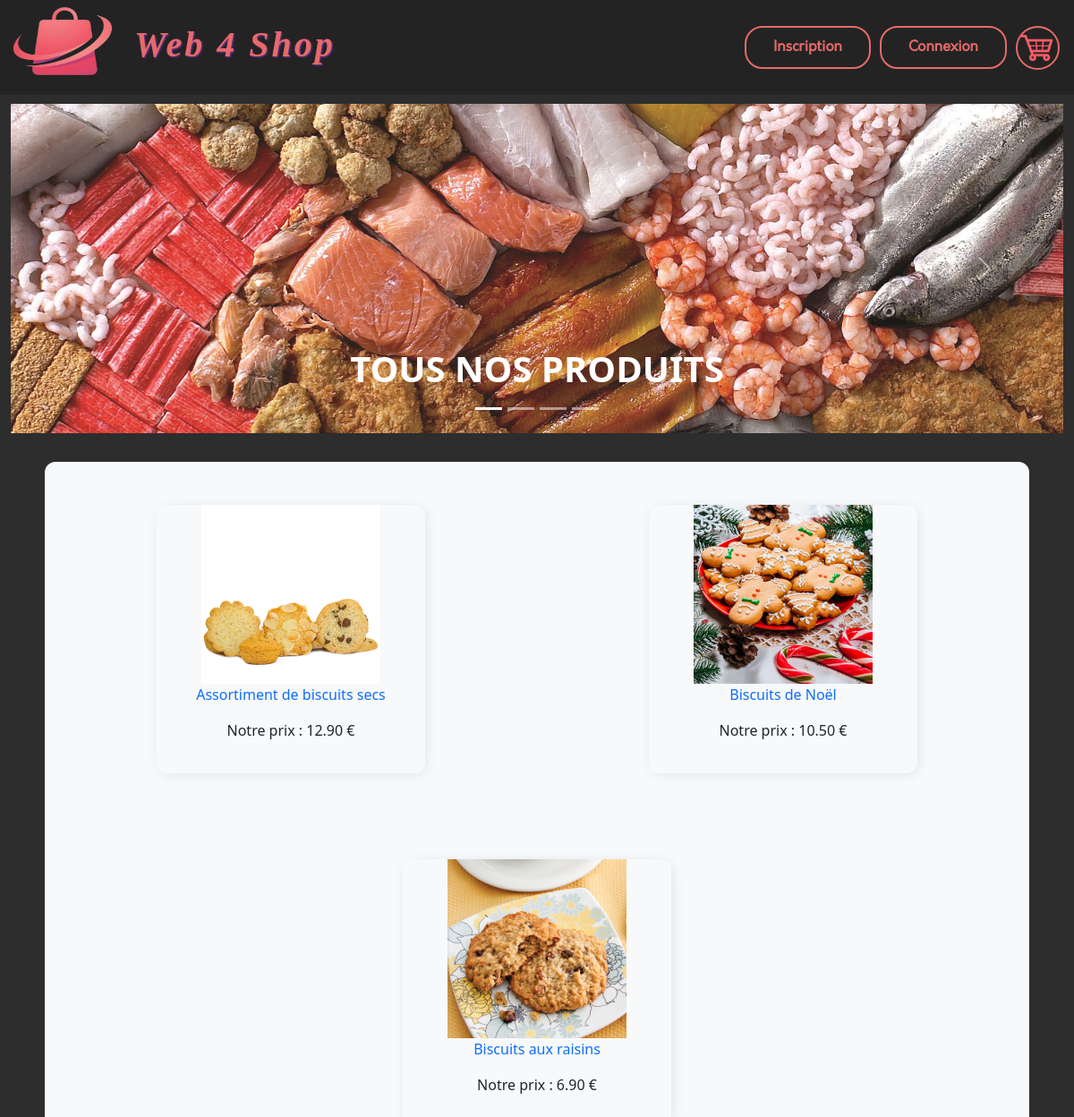
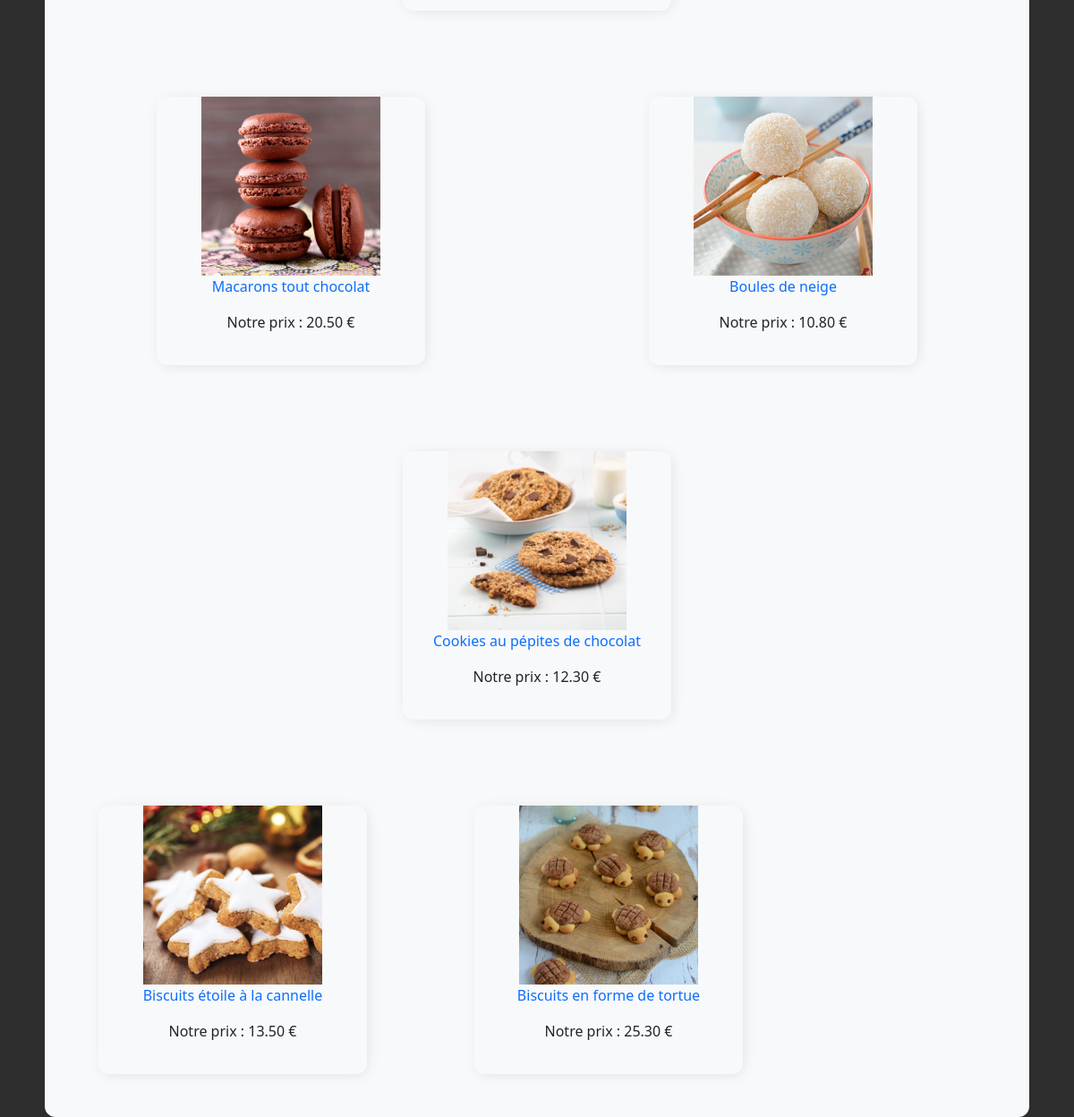
/index.php?action=categorie&idCat=2, run on the app's committed database (2 pictures, top to bottom).
### tables this page shows
CREATE TABLE `products` (
  `id` int(11) NOT NULL,
  `cat_id` tinyint(4) NOT NULL,
  `name` varchar(150) NOT NULL,
  `description` text NOT NULL,
  `image` varchar(30) NOT NULL,
  `price` decimal(5,2) NOT NULL,
  `quantity` int(3) NOT NULL
);

### Controleur/controleurCategorie.php (called while the page is built, shortened)
<?php
require_once 'Modele/produit.php';
require_once 'Modele/categorie.php';
class ControleurCategorie {
    private $produits;
    private $categories;
    private $nom;
    public function __construct(){
        $this->produits = new Produit();
        $this->categories = new Categorie();
        $this->nom = new Categorie();
    }
    public function categorie($idCat){
        $produits = $this->produits->getProdCat($idCat);
        $categories = $this->categories->getCategories();
        $nom = $this->nom->getNameCategorie($idCat);
        $vue = new Vue("Categorie");
        $vue->generer(array('produits' => $produits,'categories' => $categories,'nom' => $nom));
    }
}

### index.php (called while the page is built, shortened)
<?php
$routeur = new Routeur();
$routeur->routerRequete();

### Modele/categorie.php (called while the page is built, shortened)
<?php
require_once 'Modele/Modele.php';
class Categorie extends Modele{
    public function getCategories(){
        $sql = 'SELECT * FROM categories';
        $categories = $this->executerRequete($sql);
        return $categories->fetchAll();
    }
}

### Modele/modele.php (called while the page is built, shortened)
<?php abstract class Modele {
    private $bdd;
    protected function executerRequete($sql, $params = null){
        if($params == null){
            $resultat = $this->getBDD()->query($sql);
        }
        else{
            $resultat = $this->getBDD()->prepare($sql);
            $resultat->execute($params);
        }
        return $resultat;
    }
    private function getBDD(){
        if($this->bdd == null){
            $this->bdd=new PDO('mysql:host=localhost;dbname=web4shop;charset=utf8','root','');
        }
        return $this->bdd;
    }
}

### Modele/produit.php (called while the page is built, shortened)
<?php
require_once 'Modele/Modele.php';
class Produit extends Modele{
    public function getProdCat($idCat){
        $sql = 'SELECT P.* FROM products P JOIN categories C ON P.cat_id=C.id WHERE C.id=?';
        $produits = $this->executerRequete($sql,array($idCat));
        if($produits->RowCount()>=1){
            return $produits->fetchAll();
        }
        else{
            throw new Exception("Aucune catégorie ne correspond à l'identifiant'$idCat'");
        }
    }
}

### Vue/vueCategorie.php (the view, shortened to what this page needs)
<div class="row align-items-center">
  <div class="col align-items-center mt-3 mb-3">
    <div id="ourCarousel" class="carousel slide" data-bs-ride="carousel">
      <div class="carousel-indicators">
        <button type="button" data-bs-target="#ourCarousel" data-bs-slide-to="0" class="active" aria-current="true"></button>
        <?php for($i = 1; $i < count($categories); $i++): ?>
          <button type="button" data-bs-target="#ourCarousel" data-bs-slide-to="<?=$i?>"></button>
        <?php endfor; ?>
        <button type="button" data-bs-target="#ourCarousel" data-bs-slide-to="3"></button>
      </div>
      <div class="carousel-inner">
        <div class="carousel-item active">
          <a href="index.php"><img src="Contenu/Images/tous_produits.jpg" style="width:100%;">
          <div class="carousel-caption d-none d-md-block">
            <h1 class="text-uppercase text-center fw-bold">TOUS NOS PRODUITS</h1>
          </div>
          </a>
        </div>
      </div>
      <button class="carousel-control-prev" type="button" data-bs-target="#ourCarousel" data-bs-slide="prev">
        <span class="carousel-control-prev-icon" aria-hidden="true"></span>
      </button>
      <button class="carousel-control-next" type="button" data-bs-target="#ourCarousel" data-bs-slide="next">
        <span class="carousel-control-next-icon" aria-hidden="true"></span>
      </button>
    </div>
  </div>
</div>
<div class="row">
  <div class="col-11 bg-light mx-auto mt-3" style="border-radius: 12px;">
  <?php for($i = 0; $i < count($produits); $i = $i + 3): ?>
    <div class="row">
      <div class="col d-flex justify-content-center text-center m-5">
        <div class="boxed">
          <a class="text-decoration-none" href="<?= "index.php?action=details&idProduit=".$produits[$i]['id'] ?>">
          <img class="img-prod" src="<?= "Contenu/Images/".$produits[$i]['image']?>">
          <p><?=$produits[$i]['name']?></p></a>
          <p>Notre prix : <?=$produits[$i]['price']; ?> €</p>
        </div>
      </div>
      <div class="col d-flex justify-content-center text-center m-5">
        <?php if($i+1 < count($produits)): ?>
          <div class="boxed">
            <a class="text-decoration-none" href="<?= "index.php?action=details&idProduit=".$produits[$i+1]['id'] ?>">
            <img class="img-prod" src="<?= "Contenu/Images/".$produits[$i+1]['image']?>">
            <p><?=$produits[$i+1]['name']?></p></a>
            <p>Notre prix : <?=$produits[$i+1]['price']; ?> €</p>
          </div>
        <?php endif;?>
      </div>
      <div class="col d-flex justify-content-center text-center m-5">
        <?php if($i+2 < count($produits)): ?>
          <div class="boxed">
            <a class="text-decoration-none" href="<?= "index.php?action=details&idProduit=".$produits[$i+2]['id'] ?>">
            <img class="img-prod" src="<?= "Contenu/Images/".$produits[$i+2]['image']?>">
            <p><?=$produits[$i+2]['name']?></p></a>
            <p>Notre prix : <?=$produits[$i+2]['price']; ?> €</p>
          </div>
        <?php endif;?>
      </div>
    </div>
  <?php endfor; ?>
  </div>
</div>

### Contenu/Style/style.css (style rules this page uses)
.boxed { height: 300px; width: 300px; transition: 0.3s; z-index: 10; border-radius: 12px; box-shadow: 2px 2px 15px -2px rgba(0,0,0,0.1); }
.img-prod { height:200px; width:200px; }

### data on the page
products: image (picture), name "Assortiment de biscuits secs", price "12.90"
products: image (picture), name "Biscuits de Noël", price "10.50"
products: image (picture), name "Biscuits aux raisins", price "6.90"
products: image (picture), name "Macarons tout chocolat", price "20.50"
products: image (picture), name "Boules de neige", price "10.80"
products: image (picture), name "Cookies au pépites de chocolat", price "12.30"
products: image (picture), name "Biscuits étoile à la cannelle", price "13.50", products.image (picture)
products: name "Biscuits en forme de tortue", price "25.30"
